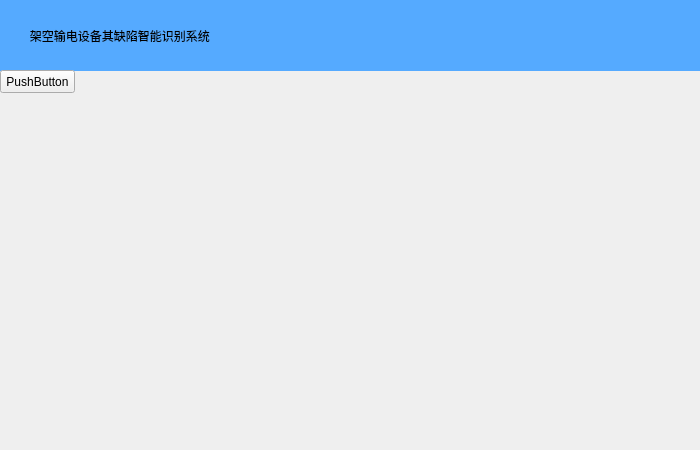
<?xml version="1.0" encoding="UTF-8"?>
<ui version="4.0">
 <class>Form</class>
 <widget class="QWidget" name="Form">
  <property name="geometry">
   <rect>
    <x>0</x>
    <y>0</y>
    <width>700</width>
    <height>450</height>
   </rect>
  </property>
  <property name="minimumSize">
   <size>
    <width>700</width>
    <height>450</height>
   </size>
  </property>
  <property name="maximumSize">
   <size>
    <width>700</width>
    <height>450</height>
   </size>
  </property>
  <property name="windowTitle">
   <string>Form</string>
  </property>
  <widget class="QLabel" name="label">
   <property name="geometry">
    <rect>
     <x>0</x>
     <y>0</y>
     <width>700</width>
     <height>71</height>
    </rect>
   </property>
   <property name="styleSheet">
    <string notr="true">background-color: rgb(85, 170, 255);
font: 20pt &quot;幼圆&quot;;</string>
   </property>
   <property name="text">
    <string>         架空输电设备其缺陷智能识别系统</string>
   </property>
  </widget>
  <widget class="QPushButton" name="pushButton">
   <property name="geometry">
    <rect>
     <x>0</x>
     <y>70</y>
     <width>75</width>
     <height>23</height>
    </rect>
   </property>
   <property name="text">
    <string>PushButton</string>
   </property>
  </widget>
 </widget>
 <resources/>
 <connections/>
</ui>
